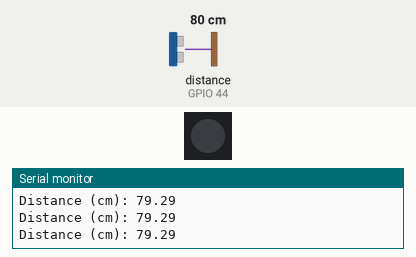
Simulated run of this sketch. Board: ESP32-S3. Parts: 1 RGB LEDs in strip order, left to right, the last lines printed to the serial monitor. Wiring (inferred from the names in the program): ultrasonic range finder: trigger GPIO 43; echo GPIO 44. Inputs (shaded band) come from the test bench; at power-on: distance to the obstacle (sensor on GPIO 44) 80 cm. The echo pulse lasts 58.3 µs per cm.

Above: at 1.2 s.
1.3 s: distance to the obstacle (sensor on GPIO 44) set to 63 cm
2.8 s: distance to the obstacle (sensor on GPIO 44) set to 58 cm
At 3.3 s:
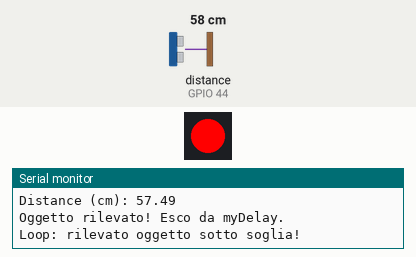
4.3 s: distance to the obstacle (sensor on GPIO 44) set to 120 cm
At 5.4 s:
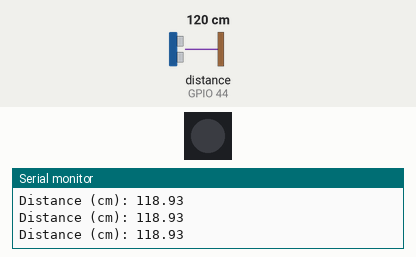
6.3 s: distance to the obstacle (sensor on GPIO 44) set to 2 cm
At 7.6 s:
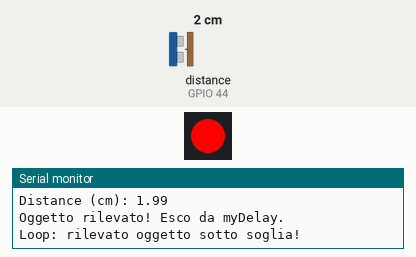
Timing chart, 0 to 8.8 s (numbered marks = the images above; inputs shaded):
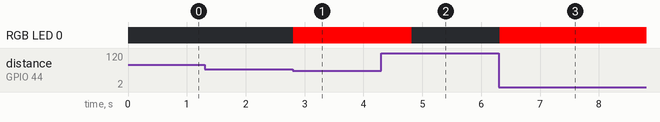

The sketch:

test_distance.ino
```cpp
//https://randomnerdtutorials.com/esp32-hc-sr04-ultrasonic-arduino/
//ESP32S3 Dev Module
//Esp32 S3 DevKitC-1

#include <Adafruit_NeoPixel.h>

const int trigPin = 43;
const int echoPin = 44;

float threshold = 60.0; // soglia in cm

//define sound speed in cm/uS
#define SOUND_SPEED 0.034
#define CM_TO_INCH 0.393701

long duration;
float distanceCm;
float distanceInch;

// LED
#define LED_PIN 48      // Pin del LED RGB
#define NUM_LEDS 1      // C’è solo un LED
Adafruit_NeoPixel led(NUM_LEDS, LED_PIN, NEO_GRB + NEO_KHZ800);

void setup() {
  Serial.begin(115200);
  pinMode(trigPin, OUTPUT);
  pinMode(echoPin, INPUT);

  led.begin();
  led.show();

  Serial.println("Start");
}

// Funzione di attesa non bloccante interrotta da oggetto vicino
bool watchDelay(long waitTime) {
  unsigned long startMillis = millis();
  unsigned long lastSensorRead = 0;
  const long sensorInterval = 100; // ms

  while (millis() - startMillis < waitTime) {
    if (millis() - lastSensorRead >= sensorInterval) {
      lastSensorRead = millis();

      // Trigger ultrasuoni
      digitalWrite(trigPin, LOW);
      delayMicroseconds(2);
      digitalWrite(trigPin, HIGH);
      delayMicroseconds(10);
      digitalWrite(trigPin, LOW);

      // Echo
      duration = pulseIn(echoPin, HIGH, 20000); // timeout 20 ms
      if (duration > 0) {
        distanceCm = duration * SOUND_SPEED / 2.0;
        distanceInch = distanceCm * CM_TO_INCH;

        Serial.print("Distance (cm): ");
        Serial.println(distanceCm);

        // Controllo LED
        if (distanceCm < threshold) {
          led.setPixelColor(0, led.Color(255, 0, 0)); // rosso
          led.show();
          Serial.println("Oggetto rilevato! Esco da myDelay.");
          return true;  // uscita anticipata
        } else {
          led.setPixelColor(0, led.Color(0, 0, 0)); // spento
          led.show();
        }
      }
    }
  }
  return false; // uscita per tempo scaduto
}

void loop() {
  bool earlyExit = watchDelay(5000); // attende max 5 sec o meno
  if (earlyExit) {
    Serial.println("Loop: rilevato oggetto sotto soglia!");
  } else {
    Serial.println("Loop: attesa terminata senza rilevamenti.");
  }

  delay(1000); // pausa prima del prossimo ciclo
}
```

Measured:
- the behaviour switches between 61 and 60 cm on distance to the obstacle (sensor on GPIO 44) (found by bisection; images 0 and 1)
- after the input at 2.8 s, RGB LED 0: off → RGB(255, 0, 0) at once
- after the input at 4.3 s, RGB LED 0: RGB(255, 0, 0) → off after 0.52 s
- after the input at 6.3 s, RGB LED 0: off → RGB(255, 0, 0) at once
